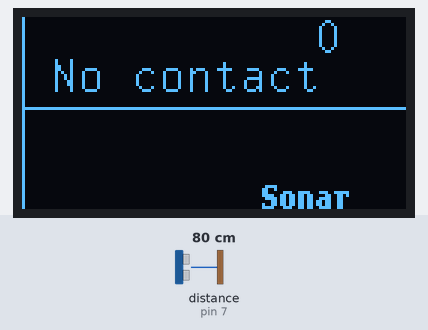
Bench run of a sketch on a simulated Arduino Uno, built with avr-gcc and run on an emulated ATmega328P. On the bench: 128×64 one-colour display. The inputs (shaded band) are chosen by the test bench; at power-on: distance to the obstacle (sensor on pin 7) 80 cm. The echo pulse lasts 58.3 µs per cm; what the sketch prints to the serial monitor is not drawn.

Above: at 1.2 s.
1.3 s: distance to the obstacle (sensor on pin 7) set to 55 cm
2.8 s: distance to the obstacle (sensor on pin 7) set to 47 cm
At 3.8 s:
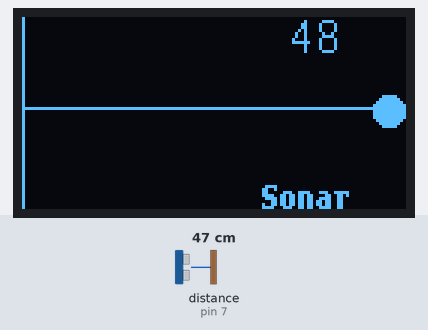
4.4 s: distance to the obstacle (sensor on pin 7) set to 2 cm
At 5.3 s:
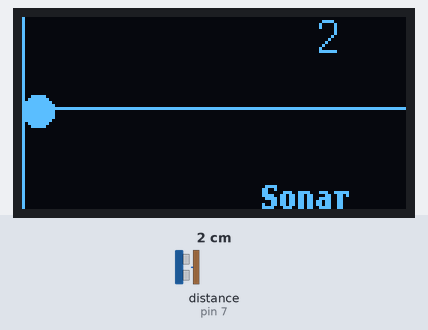
6.0 s: distance to the obstacle (sensor on pin 7) set to 60 cm
At 6.6 s:
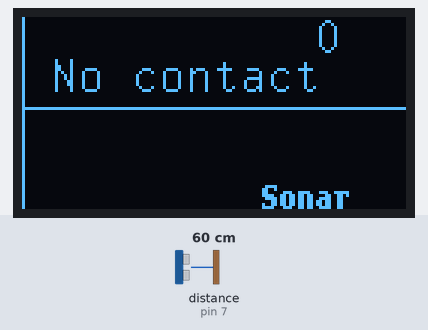
Timing chart, 0 to 8.7 s (numbered marks = the images above; inputs shaded):
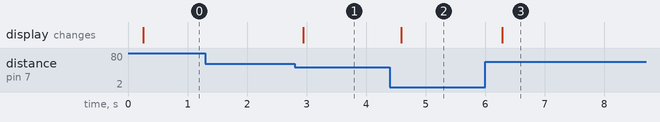

Measured:
- the behaviour switches between 51 and 50 cm on distance to the obstacle (sensor on pin 7) (found by bisection; images 0 and 1)
- after the input at 1.3 s, every drawn part: stays the same
- after the input at 2.8 s, the display: changes after 0.14 s (image 1)
- after the input at 4.4 s, the display: changes after 0.19 s (image 2)
- after the input at 6.0 s, the display: changes after 0.28 s (image 3)

The sketch:

11-30-Show_sonar_animation.ino
```cpp
/*  Arduino for Beginners with Grove
 *
 * This code is part of a course from Tech Explorations.
 * For information about this course, please see
 *
 * https://techexplorations.com/so/grove/
 *
 * For information on hardware components and the wiring needed to
 * run this sketch, please see the relevant lecture in the course.
 *
 *
 *  Created by Peter Dalmaris
 *
 */

#include <U8g2lib.h>  // Install the U8g2 by searching it by name in the Library Manager.
                      // Documentation: https://github.com/olikraus/u8g2/wiki/u8g2reference

#include <NewPing.h>  // Learn about this library: https://bitbucket.org/teckel12/arduino-new-ping/wiki/Home

U8G2_SSD1306_128X64_NONAME_1_HW_I2C u8g2(U8G2_R2, /* reset=*/U8X8_PIN_NONE);

#define TRIGGER_PIN  8  // Arduino pin tied to trigger pin on the ultrasonic sensor.
#define ECHO_PIN     7  // Arduino pin tied to echo pin on the ultrasonic sensor.
#define MAX_DISTANCE 50 // Maximum distance we want to ping for (in centimeters). Maximum sensor distance is rated at 400-500cm.

NewPing sonar(TRIGGER_PIN, ECHO_PIN, MAX_DISTANCE); // NewPing setup of pins and maximum distance.

void setup() {
  Serial.begin(9600);
  u8g2.begin();
}

void loop() {
  print_sensor_readings();
  delay(50); // Experiment with this delay to see how quickly the Arduino can redraw.
}

void print_sensor_readings()
{
  // The height of the font used is 12

  // the positions of the labels and accelerometer values
  u8g2_uint_t x_position = 80;
  u8g2_uint_t y_position = 12;

  int distance     = sonar.ping_cm();
  Serial.print(distance);

  // Set the character arrays to contain the accelerometer values.
  char buffer_distance[7];
  dtostrf(distance, 3, 0, buffer_distance); // Learn about dtostrf at https://www.nongnu.org/avr-libc/user-manual/group__avr__stdlib.html#ga060c998e77fb5fc0d3168b3ce8771d42


  u8g2.firstPage();           // Using the firstPage / nextPage method.
                              // Advantage: much faster then the partial redraw method.
                              // Dissadvantage: must reset the whole screen every time.
  do {
    // draw the axis lines
    u8g2.drawHLine(0, 30, 128);
    u8g2.drawVLine(0, 0, 64);

    u8g2.setFont(u8g2_font_t0_18_tf); // This is a 18-point font

    // Print distance values
    u8g2.drawStr(x_position, y_position, buffer_distance);

    //Show object location using a circle
    if (distance > 0)
    {
      int dot_x = map(distance,0,MAX_DISTANCE,0,128);// The position of the disc on the y-axis depends on the y-axis acceleration.
      Serial.print(", ");
      Serial.println(dot_x);
      u8g2.drawDisc(dot_x,31,5);
    }
      else
    {
      u8g2.drawStr(10, 25, "No contact");
    }

    u8g2.setFont(u8g2_font_t0_12b_tf);
    u8g2.drawStr(80, 64,  "Sonar");

  } while ( u8g2.nextPage() );
}
```
